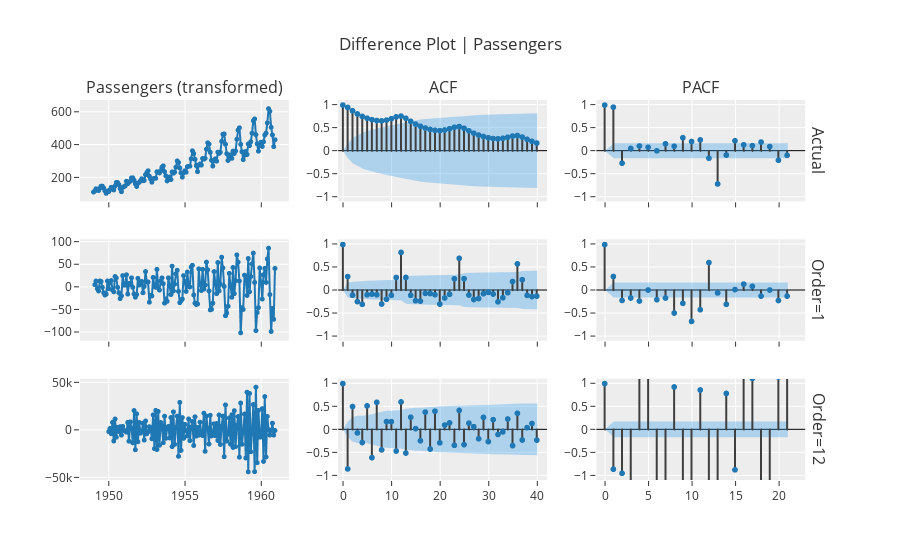

Notebook cell for this chart:
### Code cell
exp.plot_model(plot="diff", data_kwargs={"order_list": [1, 12], "acf": True, "pacf": True})
